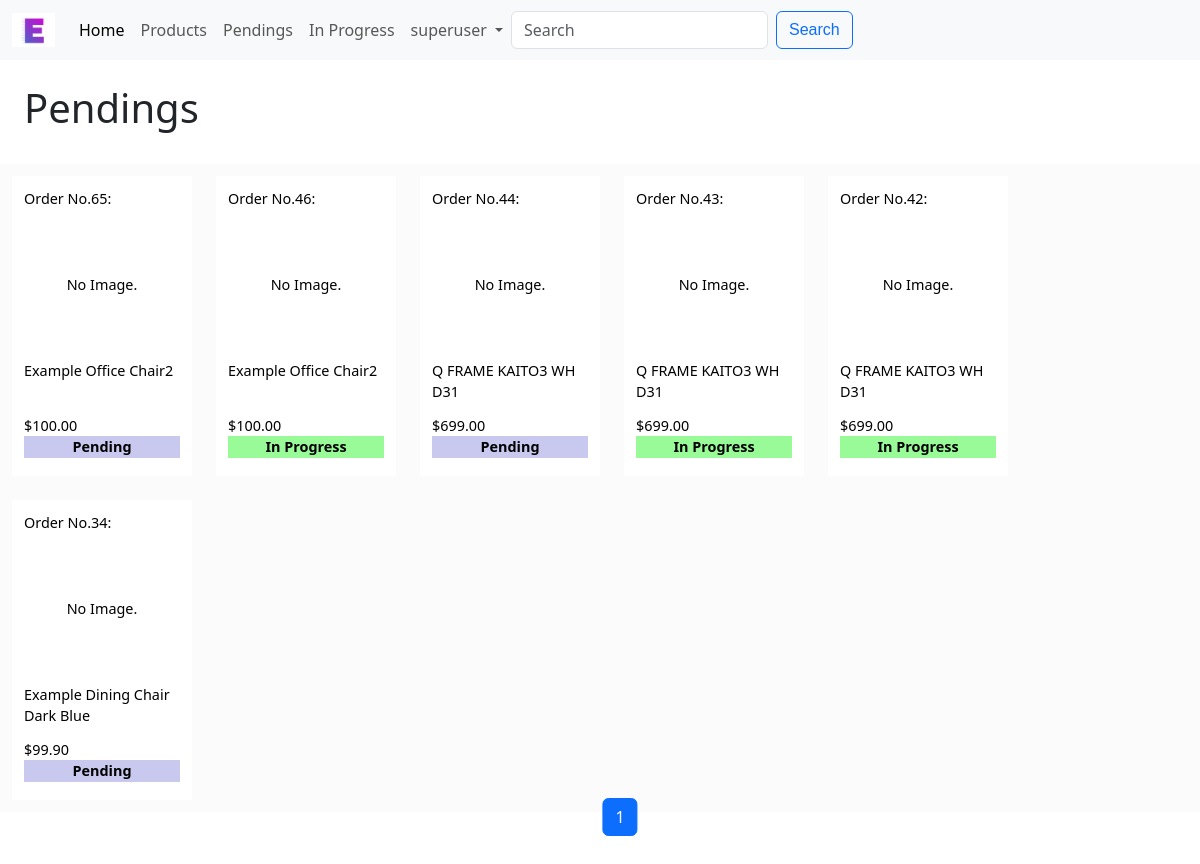
The page /my_orders (signed in) on the database its author committed.
### esb/models.py (models this page shows, shortened)
class User(AbstractUser):
    email_token = models.CharField(max_length=200)
    email_is_verified = models.BooleanField(default=False)

class CustomerPurchase(models.Model):
    customer = models.ForeignKey(
        Customer, on_delete=models.CASCADE, related_name="customer_purchases"
    )
    purchase = models.ForeignKey(
        PurchaseOrder, on_delete=models.CASCADE, related_name="customer_purchases"
    )
    quantity = models.IntegerField()

class PurchaseOrder(models.Model):
    product = models.ForeignKey(
        Product, on_delete=models.CASCADE, related_name="order_product"
    )
    date_time = models.DateTimeField(null=True)
    target_quantity = models.IntegerField()
    @property
    def reach_target(self):
        total_quantity = sum(
            [purchase.quantity for purchase in self.customer_purchases.all()]
        )
        return total_quantity >= self.target_quantity

class Product(models.Model):
    title = models.CharField(max_length=100)
    description = models.TextField(max_length=1000)
    category = models.ForeignKey(
        Category,
        on_delete=models.SET_NULL,
        blank=True,
        null=True,
        related_name="categories",
    )
    price = models.DecimalField(max_digits=10, decimal_places=2)
    active = models.BooleanField(default=False)
    created_at = models.DateTimeField(auto_now_add=True)
    updated_at = models.DateTimeField(auto_now=True)
    class Meta:
        ordering = ["-active", "id"]

### esb/views.py (the view)
# urls.py: path("my_orders", views.my_orders, name="my_orders"),
def my_orders(request):
    user = User.objects.get(username=request.user.username)
    try:
        cus = Customer.objects.get(user=user)
        cusP = CustomerPurchase.objects.filter(
            customer=cus).order_by("-purchase_id")
    except (Customer.DoesNotExist, CustomerPurchase.DoesNotExist):
        cusP = CustomerPurchase.objects.none()
        cus = None
    paginator = Paginator(cusP, 18)
    page_number = request.GET.get("page")
    page_obj = paginator.get_page(page_number)
    prev_prev_page_number = page_obj.number - 2
    if page_obj.number + 2 in page_obj.paginator.page_range:
        next_next_page_number = page_obj.number + 2
    else:
        next_next_page_number = None
    return render(request, "esb/myorders.html", {
        "page_obj": page_obj,
        "cusP": cusP,
        "next_next_page_number": next_next_page_number,
        "prev_prev_page_number": prev_prev_page_number
    })

### esb/templates/esb/myorders.html (shortened to what this page needs)
{% extends "esb/pendings.html" %}
{% block body-view %}
    {% for p in page_obj %}
        <a class="pending-view" href="{% url 'order_page' p.purchase.id %}">
            <div>Order No.{{ p.purchase.id}}: </div>
            <div class="div-preview-img">
                {% if p.purchase.product.img %}
                    <img src="{{ p.purchase.product.img }}" alt="{{ p.purchase.product.title }}">
                {% else %}
                    No Image.
                {% endif %}
            </div>
            <div class="div-preview-title">
                {{ p.purchase.product.title }}
            </div>
            <div>
                ${{ p.purchase.product.price }}
            </div>
            {% if p.purchase.reach_target %}
                <p id="order-status" style="background-color: rgba(121, 250, 121, 0.767);">In Progress</p>
            {% else %}
                <p id="order-status" style="background-color: rgba(170, 170, 231, 0.632);">Pending</p>
            {% endif %}
        </a>
    {% endfor %}
{% endblock %}

### esb/templates/esb/layout.html (shortened to what this page needs)
{% load static %}
<!DOCTYPE html>
<html lang="en">
    <head>
        <link href="https://cdn.jsdelivr.net/npm/bootstrap@5.3.0-alpha1/dist/css/bootstrap.min.css" rel="stylesheet"
>
        <link rel="stylesheet" href="{% static 'esb/styles.css' %}">
    </head>
    <body>
        <nav class="navbar navbar-expand-lg bg-body-tertiary fixed-top">
            <div class="container-fluid">
                <a class="navbar-brand" href="#">
                    <img src="{% static 'esb/image/ESB.jpg' %}" alt="Esb" width="43" height="34">
                </a>
                <div class="collapse navbar-collapse" id="navbarNavDropdown" style="text-align:center;">
                    <ul class="navbar-nav">
                        <li class="nav-item">
                            <a class="nav-link active" aria-current="page" href="{% url 'index' %}">Home</a>
                        </li>
                        <li class="nav-item">
                            <a class="nav-link" href="{% url 'category' %}">Products</a>
                        </li>
                        <li class="nav-item">
                            <a class="nav-link" href="{% url 'pendings' %}">Pendings</a>
                        </li>
                        <li class="nav-item">
                            <a class="nav-link" href="{% url 'inprogress' %}">In Progress</a>
                        </li>
                        {% if request.user.is_authenticated %}
                        <li class="nav-item dropdown" style="text-align:center;">
                            <a class="nav-link dropdown-toggle" href="#" role="button" data-bs-toggle="dropdown" aria-expanded="false">
                                {{ user.username }}
                            </a>
                        </li>
                        {% endif %}
                    </ul>
                    <form action="{% url 'search_products' %}"class="d-flex" role="search" method="get">
                        <input class="form-control me-2" type="search" placeholder="Search" aria-label="Search" name="q">
                        <button class="btn btn-outline-primary" type="submit">Search</button>
                    </form>
                </div>
            </div>
        </nav>
    {% block body %}
    {% endblock %}
    </body>
</html>

### esb/static/esb/styles.css (style rules this page uses)
body { padding-top: 3.75rem; padding-bottom: 3.75rem; }
.btn { font-family: 'Gill Sans', 'Gill Sans MT', Calibri, 'Trebuchet MS', sans-serif; }
#order-status { font-weight: bolder; text-align: center; }
.pending-view { padding: 1%; margin: 1%; text-decoration: none; color: black; width: 180px; height: 300px; font-size: calc(0.6rem + 0.4vw); background-color: white; }
.div-preview-title { height: 20%; overflow: hidden; }
.div-preview-img { height: 150px; display: flex; justify-content: center; align-items: center; }

### rows shown on the page
User: username "superuser"
CustomerPurchase: purchase.id "65", shows "No Image.", purchase.product "Example Office Chair2", purchase.product.price "100.00", quantity "Pending"
CustomerPurchase: purchase.id "46", shows "No Image.", purchase.product "Example Office Chair2", purchase.product.price "100.00", quantity "In Progress"
CustomerPurchase: purchase.id "44", shows "No Image.", purchase.product "Q FRAME KAITO3 WH D31", purchase.product.price "699.00", quantity "Pending"
CustomerPurchase: purchase.id "43", shows "No Image.", purchase.product "Q FRAME KAITO3 WH D31", purchase.product.price "699.00", quantity "In Progress"
CustomerPurchase: purchase.id "42", shows "No Image.", purchase.product "Q FRAME KAITO3 WH D31", purchase.product.price "699.00", quantity "In Progress"
CustomerPurchase: purchase.id "34", shows "No Image.", purchase.product "Example Dining Chair Dark Blue", purchase.product.price "99.90", quantity "Pending"

### other values the page prints
{{ page_obj.number }} "1"
